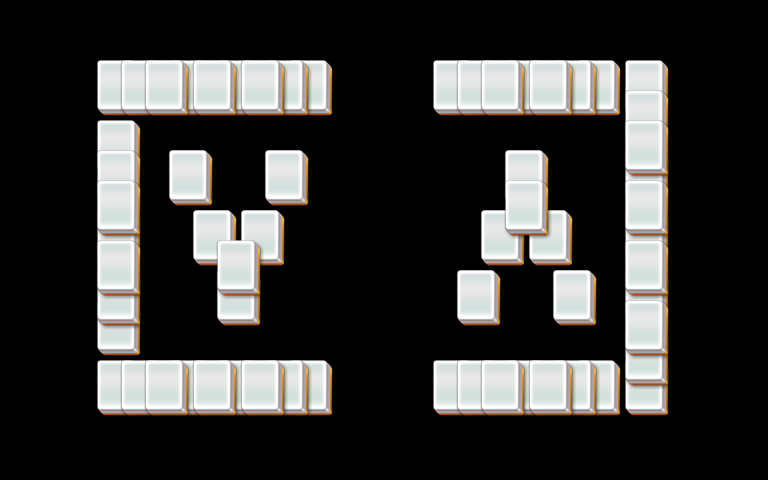

Below is a game level as drawn by its tile map, then a one-line description and the .tmx that defines it (tile-layer data replaced by summaries):
An orthogonal 32x16 tile map with 24x30 px tiles, 5 tile layers (layer1, layer2, layer3, layer4, ...).

<map version="1.0" orientation="orthogonal" width="32" height="16" tilewidth="24" tileheight="30">
 <properties>
  <property name="species" value="15" />
 </properties>
 <tileset firstgid="1" name="mahjong" tilewidth="48" tileheight="60">
  <image source="mahjong.png" />
 </tileset>
 <layer name="layer1" width="32" height="16">
  <data>[512 cells, 38 non-empty, 1 distinct tile ids]</data>
 </layer>
 <layer name="layer2" width="32" height="16">
  <data>[512 cells, 32 non-empty, 1 distinct tile ids]</data>
 </layer>
 <layer name="layer3" width="32" height="16">
  <data>[512 cells, 18 non-empty, 1 distinct tile ids]</data>
 </layer>
 <layer name="layer4" width="32" height="16">
  <data>[512 cells, 0 non-empty, 0 distinct tile ids]</data>
 </layer>
 <layer name="layer5" width="32" height="16">
  <data>[512 cells, 0 non-empty, 0 distinct tile ids]</data>
 </layer>
</map>
